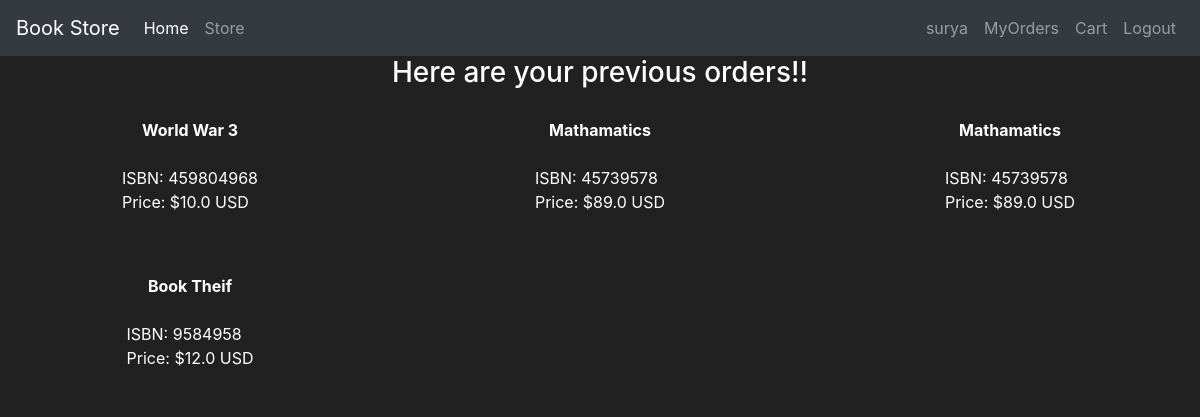
/yourorders (signed in), run on the app's committed database.
### project/models/user_model.py (models this page shows, shortened)
class User(db.Model,UserMixin):
    id = db.Column(db.Integer(), primary_key=True)
    username = db.Column(db.String(length=30), nullable=False, unique=True)
    email_address = db.Column(db.String(length=50), nullable=False, unique=True)
    address = db.Column(db.String(),nullable = False)
    isadmin = db.Column(db.Boolean(),default = False)
    password_hash = db.Column(db.String(length=60), nullable=False)
    cart = db.relationship('Cart', backref='user', lazy=True, uselist = False)
    order = db.relationship('Order', backref='user', lazy=True, uselist = False)
    @property
    def password(self):
        return self.password

### project/models/Book_model.py (models this page shows, shortened)
class Book(db.Model):
    id = db.Column(db.Integer, primary_key=True)
    title = db.Column(db.String(255), nullable=False)
    author = db.Column(db.String(255), nullable=False)
    isbn = db.Column(db.String(20), unique=True, nullable=False)
    genre = db.Column(db.String(50))
    price = db.Column(db.Float, nullable=False)
    availability = db.Column(db.Integer, default=True)

### project/routes/previous_orders.py (the view)
@app.route("/yourorders",methods=["GET"])
@login_required
def get_orders():
    current = current_user
    if current.order == None:
        neworder = Order(user_id=current.id)
        db.session.add(neworder)
        db.session.commit()
    userorders = current.order.items.all()
    book_details = []
    for i in userorders:
        book_details.append(Book.query.get(i.book_id))
    return render_template("previous_orders.html",book_details = book_details)

### project/models/user_model.py (called while the page is built)
@login_manager.user_loader
def load_user(user_id):
    return User.query.get(int(user_id))

### project/templates/previous_orders.html (shortened to what this page needs)
{% extends 'base.html' %}
{% block content %}
    <h3 >Here are your previous orders!!</h3>
    {% if book_details %}
        <div id="book-list" class="flex-container">
            {% for item in book_details %}
                <div class="book-item">
                    <strong>{{ item.title }}</strong><br>
                    ISBN: {{ item.isbn }}<br>
                    Price: ${{ item.price }} USD
                </div>
            {% endfor %}
        </div>
    {% else %}
        <h3>You have no Orders!!</h3>
    {% endif %}
{% endblock %}

### project/templates/base.html (shortened to what this page needs)
<!doctype html>
<html lang="en">
   <head>
      <link rel="stylesheet" href="https://cdn.jsdelivr.net/npm/bootstrap@4.5.3/dist/css/bootstrap.min.css">
   </head>
   <body>
    <nav class="navbar navbar-expand-md navbar-dark bg-dark">
      <a class="navbar-brand">Book Store</a>
      <div class="collapse navbar-collapse" id="navbarNav">
        <ul class="navbar-nav mr-auto">
            <li class="nav-item active">
                <a class="nav-link" href="{{url_for('home')}}">Home <span class="sr-only">(current)</span></a>
            </li>
            <li class="nav-item">
                <a class="nav-link" href="{{url_for('show_books')}}">Store</a>
            </li>
        </ul>
        {% if current_user.is_authenticated %}
          {% if current_user.isadmin %}
            <ul class="navbar-nav">
              <li class="nav-item">
                <a class="nav-link">{{current_user.username}}</a>
              </li>
              <li class="nav-item">
                <a class="nav-link" href="{{url_for('admin.index')}}">Admin Page</a>
              </li>
              <li class="nav-item">
                <a class="nav-link" href="{{url_for('logout')}}">Logout</a>
            </li>
            </ul>
          {% else %}
            <ul class="navbar-nav">
              <li class="nav-item">
                <a class="nav-link">{{current_user.username}}</a>
              </li>
              <li class="nav-item">
                <a class="nav-link" href="{{url_for('get_orders')}}">MyOrders</a>
              </li>
              <li class="nav-item">
                  <a class="nav-link" href="{{url_for('get_cart_items')}}">Cart</a>
              </li>
              <li class="nav-item">
                  <a class="nav-link" href="{{url_for('logout')}}">Logout</a>
              </li>
            </ul>
          {% endif %}
        {% endif %}
      </div>
    </nav>
      {% block content %}
      {% endblock %}
   </body>
</html>

### project/templates/previous_orders.html (style rules this page uses)
body { background-color: #212121; color: white; }
.flex-container { display: flex; flex-wrap: wrap; gap: 20px; justify-content: space-between; }
.book-item { background-color: #212121; padding: 20px; flex: 0 0 calc(33.333% - 20px); box-sizing: border-box; display: flex; flex-direction: column; align-items: center; justify-content: center; }
h3 { text-align: center; }

### project/templates/base.html (style rules this page uses)
body { background-color: #212121; color: white }

### data on the page
User: username "surya"
Book: title "World War 3", isbn "459804968", price "10.0"
Book: title "Mathamatics", isbn "45739578", price "89.0"
Book: title "Book Theif", isbn "9584958", price "12.0"
